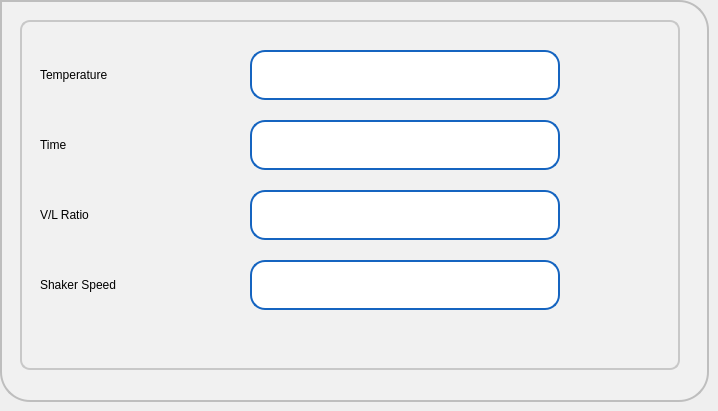
      <widget class="QWidget" name="tabParameters">
       <attribute name="title">
        <string>Parameters</string>
       </attribute>
       <widget class="QFrame" name="frParameters">
        <property name="geometry">
         <rect>
          <x>0</x>
          <y>0</y>
          <width>709</width>
          <height>402</height>
         </rect>
        </property>
        <property name="styleSheet">
         <string notr="true">background-color: rgb(241, 241, 241);
border: 2px solid #C4C4C3;
border-bottom-color: #C2C7CB; /* same as the pane color */
border-bottom-left-radius: 30px;
border-bottom-right-radius: 30px;
border-top-right-radius: 30px;
color: rgb(0, 0, 0);
font: 75 16pt &quot;Roboto Medium&quot;;
border-color:  rgb(190, 190, 190);</string>
        </property>
        <property name="frameShape">
         <enum>QFrame::StyledPanel</enum>
        </property>
        <property name="frameShadow">
         <enum>QFrame::Raised</enum>
        </property>
        <widget class="QFrame" name="frPara1">
         <property name="geometry">
          <rect>
           <x>20</x>
           <y>20</y>
           <width>660</width>
           <height>350</height>
          </rect>
         </property>
         <property name="styleSheet">
          <string notr="true">border-width: 2px;
border-style: solid;
border-radius: 10px;
color: rgb(0, 0, 0);
font: 75 16pt &quot;Roboto&quot;;
border-color:  rgb(200, 200, 200);

</string>
         </property>
         <property name="frameShape">
          <enum>QFrame::StyledPanel</enum>
         </property>
         <property name="frameShadow">
          <enum>QFrame::Raised</enum>
         </property>
         <widget class="QLabel" name="lblPara1">
          <property name="geometry">
           <rect>
            <x>20</x>
            <y>30</y>
            <width>171</width>
            <height>50</height>
           </rect>
          </property>
          <property name="styleSheet">
           <string notr="true">border-width: 0px;
font: 75 18pt &quot;Roboto Medium&quot;;</string>
          </property>
          <property name="text">
           <string>Temperature</string>
          </property>
         </widget>
         <widget class="QLabel" name="lblPara3">
          <property name="geometry">
           <rect>
            <x>20</x>
            <y>170</y>
            <width>171</width>
            <height>50</height>
           </rect>
          </property>
          <property name="styleSheet">
           <string notr="true">border-width: 0px;
font: 75 16pt &quot;Roboto Medium&quot;;</string>
          </property>
          <property name="text">
           <string>V/L Ratio</string>
          </property>
         </widget>
         <widget class="QLabel" name="lblPara2">
          <property name="geometry">
           <rect>
            <x>20</x>
            <y>100</y>
            <width>171</width>
            <height>50</height>
           </rect>
          </property>
          <property name="styleSheet">
           <string notr="true">border-width: 0px;
font: 75 16pt &quot;Roboto Medium&quot;;</string>
          </property>
          <property name="text">
           <string>Time</string>
          </property>
         </widget>
         <widget class="sQLEExtend" name="lePara1">
          <property name="geometry">
           <rect>
            <x>230</x>
            <y>30</y>
            <width>310</width>
            <height>50</height>
           </rect>
          </property>
          <property name="focusPolicy">
           <enum>Qt::ClickFocus</enum>
          </property>
          <property name="styleSheet">
           <string notr="true">QLineEdit { 
	padding: 1px 18px 1px 10px;
	background-color: rgb(255,255,255);
	border-width: 2px;
	border-color: rgb(21, 100, 192);
	border-style: solid;
	border-radius: 15;
	color: rgb(0, 0, 0);
	font: 75 16pt &quot;Roboto Medium&quot;;
}

QLineEdit:read-only {
	background-color: rgb(245,245,245);
}
QLineEdit[error=true] {
border-color: red;
}
QLineEdit[error=false] {
border-color: rgb(21, 100, 192);
}

</string>
          </property>
          <property name="text">
           <string/>
          </property>
          <property name="maxLength">
           <number>15</number>
          </property>
         </widget>
         <widget class="sQLEExtend" name="lePara2">
          <property name="geometry">
           <rect>
            <x>230</x>
            <y>100</y>
            <width>310</width>
            <height>50</height>
           </rect>
          </property>
          <property name="focusPolicy">
           <enum>Qt::ClickFocus</enum>
          </property>
          <property name="styleSheet">
           <string notr="true">QLineEdit { 
	padding: 1px 18px 1px 10px;
	background-color: rgb(255,255,255);
	border-width: 2px;
	border-color: rgb(21, 100, 192);
	border-style: solid;
	border-radius: 15;
	color: rgb(0, 0, 0);
	font: 75 16pt &quot;Roboto Medium&quot;;
}

QLineEdit:read-only {
	background-color: rgb(245,245,245);
}
QLineEdit[error=true] {
border-color: red;
}
QLineEdit[error=false] {
border-color: rgb(21, 100, 192);
}

</string>
          </property>
          <property name="text">
           <string/>
          </property>
          <property name="maxLength">
           <number>15</number>
          </property>
         </widget>
         <widget class="sQLEExtend" name="lePara3">
          <property name="geometry">
           <rect>
            <x>230</x>
            <y>170</y>
            <width>310</width>
            <height>50</height>
           </rect>
          </property>
          <property name="focusPolicy">
           <enum>Qt::ClickFocus</enum>
          </property>
          <property name="styleSheet">
           <string notr="true">QLineEdit { 
	padding: 1px 18px 1px 10px;
	background-color: rgb(255,255,255);
	border-width: 2px;
	border-color: rgb(21, 100, 192);
	border-style: solid;
	border-radius: 15;
	color: rgb(0, 0, 0);
	font: 75 16pt &quot;Roboto Medium&quot;;
}

QLineEdit:read-only {
	background-color: rgb(245,245,245);
}
QLineEdit[error=true] {
border-color: red;
}
QLineEdit[error=false] {
border-color: rgb(21, 100, 192);
}

</string>
          </property>
          <property name="text">
           <string/>
          </property>
          <property name="maxLength">
           <number>15</number>
          </property>
         </widget>
         <widget class="sQLEExtend" name="lePara4">
          <property name="geometry">
           <rect>
            <x>230</x>
            <y>240</y>
            <width>310</width>
            <height>50</height>
           </rect>
          </property>
          <property name="focusPolicy">
           <enum>Qt::ClickFocus</enum>
          </property>
          <property name="styleSheet">
           <string notr="true">QLineEdit { 
	padding: 1px 18px 1px 10px;
	background-color: rgb(255,255,255);
	border-width: 2px;
	border-color: rgb(21, 100, 192);
	border-style: solid;
	border-radius: 15;
	color: rgb(0, 0, 0);
	font: 75 16pt &quot;Roboto Medium&quot;;
}

QLineEdit:read-only {
	background-color: rgb(245,245,245);
}
QLineEdit[error=true] {
border-color: red;
}
QLineEdit[error=false] {
border-color: rgb(21, 100, 192);
}

</string>
          </property>
          <property name="text">
           <string/>
          </property>
          <property name="maxLength">
           <number>15</number>
          </property>
         </widget>
         <widget class="QLabel" name="lblPara4">
          <property name="geometry">
           <rect>
            <x>20</x>
            <y>240</y>
            <width>171</width>
            <height>50</height>
           </rect>
          </property>
          <property name="styleSheet">
           <string notr="true">border-width: 0px;
font: 75 16pt &quot;Roboto Medium&quot;;</string>
          </property>
          <property name="text">
           <string>Shaker Speed</string>
          </property>
         </widget>
        </widget>
       </widget>
      </widget>
